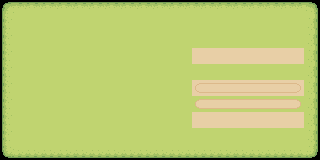

This game map was drawn from its Tiled (.tmx) file and the tilesets committed beside it. A one-line description and the full map source follow:
An orthogonal 20x10 tile map with 16x16 px tiles, 2 tile layers (Kachelebene 1, soil), 3 tilesets.

<map version="1.10" tiledversion="1.11.0" orientation="orthogonal" renderorder="right-down" width="20" height="10" tilewidth="16" tileheight="16" infinite="0" nextlayerid="3" nextobjectid="1">
 <tileset firstgid="1" name="ground" tilewidth="16" tileheight="16" tilecount="77" columns="11">
  <image source="../assets/Tilesets/Grass.png" width="176" height="112" />
 </tileset>
 <tileset firstgid="78" name="Fences" tilewidth="16" tileheight="16" tilecount="16" columns="4">
  <image source="../assets/Tilesets/Fences.png" width="64" height="64" />
 </tileset>
 <tileset firstgid="94" name="Tilled_Dirt_Wide" tilewidth="16" tileheight="16" tilecount="77" columns="11">
  <image source="../assets/Tilesets/Tilled_Dirt_Wide.png" width="176" height="112" />
 </tileset>
 <layer id="1" name="Kachelebene 1" width="20" height="10">
  <data encoding="csv">
1,2,2,2,2,2,2,2,2,2,2,2,2,2,2,2,2,2,2,3,
12,13,13,13,13,13,13,13,13,13,13,13,13,13,13,13,13,13,13,14,
12,13,13,13,13,13,13,13,13,13,13,13,13,13,13,13,13,13,13,14,
12,13,13,13,13,13,13,13,13,13,13,13,106,106,106,106,106,106,106,14,
12,13,13,13,13,13,13,13,13,13,13,13,13,13,13,13,13,13,13,14,
12,13,13,13,13,13,13,13,13,13,13,13,106,106,106,106,106,106,106,14,
12,13,13,13,13,13,13,13,13,13,13,13,13,13,13,13,13,13,13,14,
12,13,13,13,13,13,13,13,13,13,13,13,106,106,106,106,106,106,106,14,
12,13,13,13,13,13,13,13,13,13,13,13,13,13,13,13,13,13,13,14,
23,24,24,24,24,24,24,24,24,24,24,24,24,24,24,24,24,24,24,25
</data>
 </layer>
 <layer id="2" name="soil" width="20" height="10">
  <data encoding="csv">
0,0,0,0,0,0,0,0,0,0,0,0,0,0,0,0,0,0,0,0,
0,0,0,0,0,0,0,0,0,0,0,0,0,0,0,0,0,0,0,0,
0,0,0,0,0,0,0,0,0,0,0,0,0,0,0,0,0,0,0,0,
0,0,0,0,0,0,0,0,0,0,0,0,0,0,0,0,0,0,0,0,
0,0,0,0,0,0,0,0,0,0,0,0,0,0,0,0,0,0,0,0,
0,0,0,0,0,0,0,0,0,0,0,0,127,128,128,128,128,128,129,0,
0,0,0,0,0,0,0,0,0,0,0,0,127,128,128,128,128,128,129,0,
0,0,0,0,0,0,0,0,0,0,0,0,0,0,0,0,0,0,0,0,
0,0,0,0,0,0,0,0,0,0,0,0,0,0,0,0,0,0,0,0,
0,0,0,0,0,0,0,0,0,0,0,0,0,0,0,0,0,0,0,0
</data>
 </layer>
</map>
